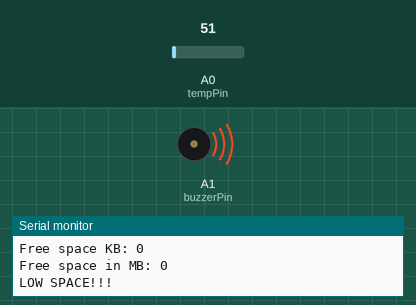
The sketch below on a simulated Arduino Uno, built for the host (arithmetic inside an expression is 32-bit, double 64-bit). On the bench: buzzer (waves = sounding), the last lines printed to the serial monitor. The test bench sets the inputs (shaded band); at power-on: A0 (tempPin) = 51. Storage starts empty.

Above: at 0.1 s.
At 4.4 s:
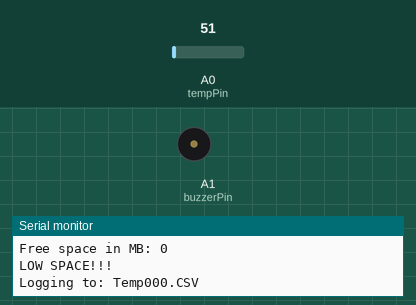
Timing chart, 0 to 5.9 s (numbered marks = the images above):
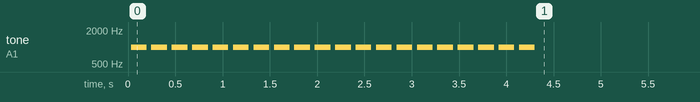

The sketch:

SDCardLogger.ino
```cpp
/*
 SD Card Temperature Log
 This example demonstrates how to log and save data from idIoTware Shield Integrated Temperature Sensor to a SD card using the SDFAT library.
 In this example we have created a CSV file with the Temperature Values for every one minute for 15 minutes. This interval rate and duration is configurable.
 If there is existing file, then it will create new file with different name.


 The circuit:
 * LM35 sensor on analog pin A3
 * SD card attached to SPI bus as follows:
 ** MOSI - pin 11
 ** MISO - pin 12
 ** CLK - pin 13
 ** CS - pin 6
 */

/* Include Necessary Libraries*/
#include <SPI.h>
#include <SdFat.h>

SdFat sd; //Initialise an Object of SDFat Type.
const uint8_t chipSelect = 6;

//const int chipSelect = 4;   //cs pin of SD card shield
int tempPin = A0;      // LM35 is connected to A0 pin.
int buzzerPin = A1;    // buzzer is connected to A1 pin

File dataFile;   // a handle to the logging file
char filename[] = "Temp000.CSV"; // First file that will be created.
float temperatureValue;
boolean logCelsius=true;
unsigned long timeCount=0;
int samplingTime = 60;  //this variable is interval(in Seconds) at which you want to log the data to SD card.
int duration = 15;     //this variable is duration(in Minutes) which is the total time for which you want to log data.


void setup()
{
  // Open serial communications and wait for port to open:
  Serial.begin(9600);
  while (!Serial)
      {
        ; // wait for serial port to connect. Needed for native USB port only
      }

  Serial.print("Initializing SD card...");

 // see if the card is present and can be initialized:
 if (!sd.begin(chipSelect))
    {
      sd.initErrorHalt();
      Serial.println("Card failed, or not present");
      // don't do anything more:
      return;
    }
  Serial.println("card initialized.");

 // create a new file
 for(unsigned int i = 0; i < 1000; i++)
{
      filename[4] = i/100 + '0';
      filename[5] = ((i%100)/10) + '0';
      filename[6] = i%10 + '0';
      if(!sd.exists(filename))
        {
          // only open a new file if it doesn't exist
          dataFile = sd.open(filename, FILE_WRITE); // Open the File to write to it.
          break;  // leave the loop!
        }
}

if(!dataFile) // Program could not create the file, hence it alerts the user.
{
  //alert user
  Serial.println("Couldnt Create File");
  int alertAlarm1[] = { 1000,1000,1000,1000,1000,1000,1000,1000,1000,1000,
                   1000,1000,1000,1000,1000,1000,1000,1000,1000,1000,};
  int noteDurations[] = { 5,5,5,5,5,5,5,5,5,5,5,
                          5,5,5,5,5,5,5,5,5,5,5 };
  for (int thisNote = 0; thisNote < 20; thisNote++)
  {
     // Duration = 1 second / note type
     // e.g. quarter note = 1000 / 4, eighth note = 1000/8, etc.
     int noteDuration = 2500 / noteDurations[thisNote];
     tone(A1,alertAlarm1[thisNote], noteDuration);
     //pause for the note's duration plus 100 ms:
     delay(noteDuration + 100);
  }
}


  // check availble space on SD Card
  uint32_t freeKB = sd.vol()->freeClusterCount();
  freeKB *= sd.vol()->blocksPerCluster()/2;
  Serial.print("Free space KB: ");
  Serial.println(freeKB);
  uint32_t freeMB= freeKB/1024;
  Serial.print("Free space in MB: ");
  Serial.println(freeMB);

  if(freeKB <= 500)
  {
    Serial.println("LOW SPACE!!!");
    int alertAlarm2[] = { 1000,1000,1000,1000,1000,1000,1000,1000,1000,1000,1000,1000,1000,1000,1000,
                         1000,1000,1000,1000,1000,1000,1000,1000,1000,1000,1000,1000,1000,1000,1000};
    int noteDurations[] = { 15,15,15,15,15,15,15,15,15,15,15,15,15,15,15,
                            15,15,15,15,15,15,15,15,15,15,15,15,15,15,15  };
    for (int thisNote = 0; thisNote < 20; thisNote++)
   {
     // Duration = 1 second / note type
     // e.g. quarter note = 1000 / 4, eighth note = 1000/8, etc.
     int noteDuration = 2500 / noteDurations[thisNote];
     tone(A1,alertAlarm2[thisNote], noteDuration);
     //pause for the note's duration plus 50 ms:
     delay(noteDuration + 50);
   }
  }
 duration *= 60;   //convert durartion in minutes to seconds

 Serial.print("Logging to: ");
 Serial.println(filename);

dataFile = sd.open(filename, FILE_WRITE);
 // if the file is available, write to it:
  if (dataFile)
  {
     dataFile.print("Logging Temperature for ");
     dataFile.print(duration);
     dataFile.print(" minutes at interval of ");
     dataFile.print(samplingTime);
     dataFile.println(" seconds.");

  }
dataFile.close();
}

void loop()
{
  dataSamples();
}

// this method will log data to SD card at particular interval and for paricular duration
int dataSamples()
   {
     // here we are logging data at interval of 1 minute for 15 mintutes, i.e, 15 samples.
     // if you want to save data for 2 hours then simply multiply 2 by 60 which will give
     // you value of 120 minutes then change the variable duration to 120.


      unsigned long  elapsedTime = millis()/1000; // this variable will keep track of elapsed time
      while(((millis()/1000)-elapsedTime) < 1);   // this loop will do nothing until a second has passed
      timeCount++;                                     //increment time after each second.
    // This conditions means that the duration is greater than timecount, and timecount is a multiple of sampling time
      if((duration >= timeCount) && (timeCount % samplingTime == 0))
        {
          if(logCelsius)
          {
            temperatureValue = ( 5.0 * analogRead(tempPin) * 100.0) / 1024.0;
          }

          if(!logCelsius)
          {
            temperatureValue = ((temperatureValue*9)/5) + 32;
          }


          LogToSDcard();  //Log to SD using commands under void LogToSD()
          // print to the serial port too:
          Serial.print("Temperature: ");
          Serial.print(temperatureValue);
          Serial.print(char(176));
          if(logCelsius)
          {
            Serial.println("C");
          }
          if(!logCelsius)
          {
            Serial.println("F");
          }
        }

   }

void LogToSDcard()
   {
     // open the file. note that only one file can be open at a time,
     // so you have to close this one before opening another.
     dataFile = sd.open(filename, FILE_WRITE);
     // if the file is available, write to it:
     if (dataFile)
       {
         dataFile.print(temperatureValue);
         if(logCelsius)
          {
            dataFile.println("°C");
          }
          if(!logCelsius)
          {
            dataFile.println("°F");
          }

         dataFile.println(",");
         dataFile.close();


       }

      //if the file isn't open, pop up an error:
     else
        {
          Serial.println("Error opening Temp000.CSV");
          delay(2000);
        }
   }
```
